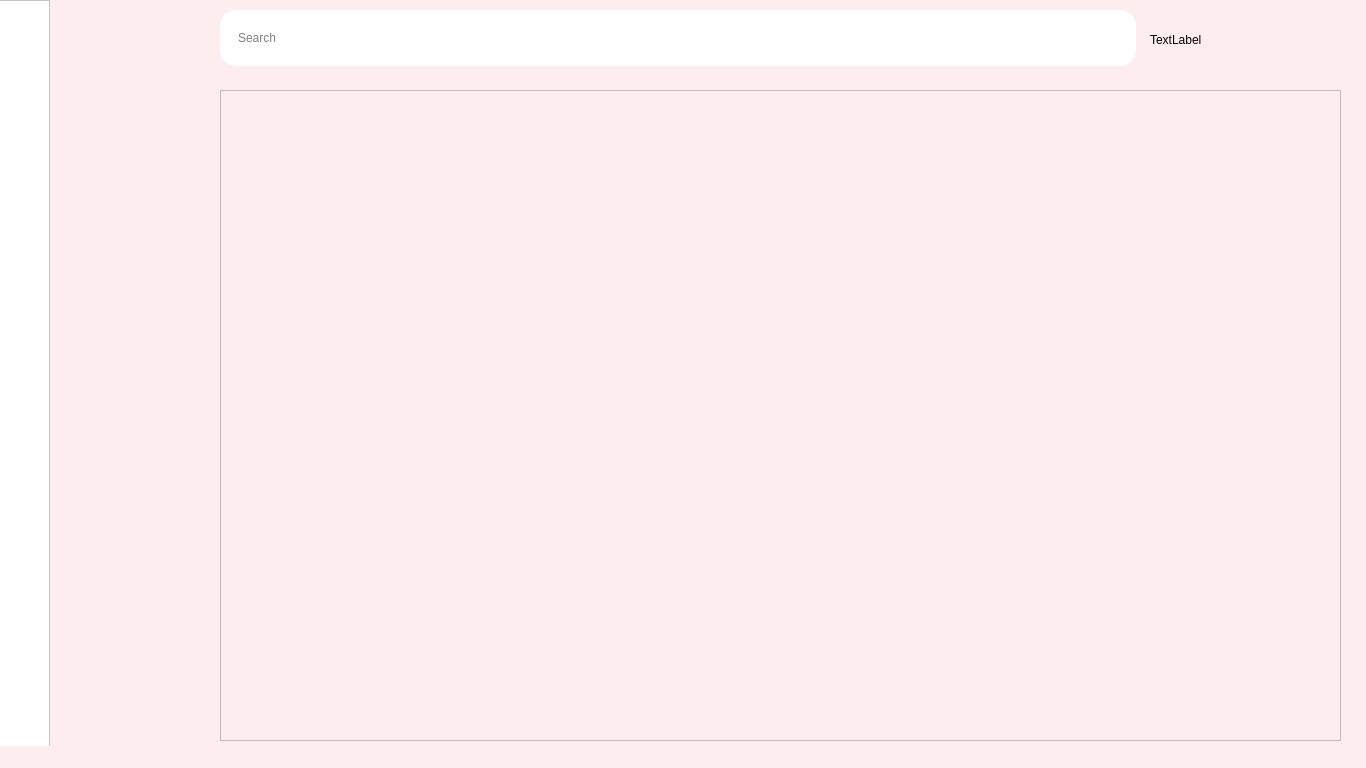
<?xml version="1.0" encoding="UTF-8"?>
<ui version="4.0">
 <class>MainWindow</class>
 <widget class="QMainWindow" name="MainWindow">
  <property name="geometry">
   <rect>
    <x>0</x>
    <y>0</y>
    <width>1366</width>
    <height>768</height>
   </rect>
  </property>
  <property name="maximumSize">
   <size>
    <width>1366</width>
    <height>768</height>
   </size>
  </property>
  <property name="windowTitle">
   <string>Home</string>
  </property>
  <property name="styleSheet">
   <string notr="true">background-color: #FDEDEF </string>
  </property>
  <widget class="QWidget" name="centralwidget">
   <property name="maximumSize">
    <size>
     <width>1366</width>
     <height>768</height>
    </size>
   </property>
   <property name="autoFillBackground">
    <bool>false</bool>
   </property>
   <widget class="QFrame" name="menu_slider">
    <property name="enabled">
     <bool>true</bool>
    </property>
    <property name="geometry">
     <rect>
      <x>-160</x>
      <y>0</y>
      <width>210</width>
      <height>768</height>
     </rect>
    </property>
    <property name="styleSheet">
     <string notr="true">background-color: white</string>
    </property>
    <property name="frameShape">
     <enum>QFrame::StyledPanel</enum>
    </property>
    <property name="frameShadow">
     <enum>QFrame::Raised</enum>
    </property>
    <widget class="QPushButton" name="pushButton_2">
     <property name="geometry">
      <rect>
       <x>0</x>
       <y>70</y>
       <width>210</width>
       <height>40</height>
      </rect>
     </property>
     <property name="layoutDirection">
      <enum>Qt::LeftToRight</enum>
     </property>
     <property name="styleSheet">
      <string notr="true">QPushButton {
    padding-left: 16px;
    text-align: left;
	qproperty-iconSize: 20px 20px;
}

QPushButton:hover {
	background-color: red
}

</string>
     </property>
     <property name="text">
      <string>Trang chủ</string>
     </property>
     <property name="icon">
      <iconset>
       <normaloff>C:/Users/ThaoNguyen1/.designer/resources/icons/home.png</normaloff>C:/Users/ThaoNguyen1/.designer/resources/icons/home.png</iconset>
     </property>
     <property name="default">
      <bool>false</bool>
     </property>
     <property name="flat">
      <bool>true</bool>
     </property>
    </widget>
    <widget class="QPushButton" name="btn_logout">
     <property name="geometry">
      <rect>
       <x>0</x>
       <y>710</y>
       <width>210</width>
       <height>32</height>
      </rect>
     </property>
     <property name="layoutDirection">
      <enum>Qt::LeftToRight</enum>
     </property>
     <property name="styleSheet">
      <string notr="true">QPushButton {
    padding-left: 16px;
    text-align: left;
	qproperty-iconSize: 20px 20px;
}</string>
     </property>
     <property name="text">
      <string>Đăng xuất</string>
     </property>
     <property name="icon">
      <iconset>
       <normaloff>C:/Users/ThaoNguyen1/.designer/resources/icons/logout.png</normaloff>C:/Users/ThaoNguyen1/.designer/resources/icons/logout.png</iconset>
     </property>
     <property name="default">
      <bool>false</bool>
     </property>
     <property name="flat">
      <bool>true</bool>
     </property>
    </widget>
   </widget>
   <widget class="QWidget" name="search" native="true">
    <property name="geometry">
     <rect>
      <x>220</x>
      <y>10</y>
      <width>916</width>
      <height>56</height>
     </rect>
    </property>
    <property name="styleSheet">
     <string notr="true">background-color:white;
padding: 8px;
border-radius: 16px;</string>
    </property>
    <widget class="QLineEdit" name="input_search">
     <property name="geometry">
      <rect>
       <x>8</x>
       <y>8</y>
       <width>900</width>
       <height>40</height>
      </rect>
     </property>
     <property name="styleSheet">
      <string notr="true"/>
     </property>
     <property name="frame">
      <bool>false</bool>
     </property>
     <property name="placeholderText">
      <string>Search</string>
     </property>
    </widget>
    <widget class="QPushButton" name="btn_search">
     <property name="geometry">
      <rect>
       <x>870</x>
       <y>8</y>
       <width>40</width>
       <height>40</height>
      </rect>
     </property>
     <property name="text">
      <string/>
     </property>
     <property name="icon">
      <iconset>
       <normaloff>../resources/icons/search-interface-symbol.png</normaloff>../resources/icons/search-interface-symbol.png</iconset>
     </property>
     <property name="flat">
      <bool>true</bool>
     </property>
    </widget>
   </widget>
   <widget class="QLabel" name="logo">
    <property name="geometry">
     <rect>
      <x>60</x>
      <y>10</y>
      <width>111</width>
      <height>51</height>
     </rect>
    </property>
    <property name="styleSheet">
     <string notr="true">background-color: rgba(0,0,0,0)
</string>
    </property>
    <property name="text">
     <string/>
    </property>
    <property name="pixmap">
     <pixmap>C:/Users/ThaoNguyen1/.designer/resources/icons/colored-logo.png</pixmap>
    </property>
    <property name="scaledContents">
     <bool>true</bool>
    </property>
   </widget>
   <widget class="QPushButton" name="btn_menu">
    <property name="geometry">
     <rect>
      <x>0</x>
      <y>0</y>
      <width>50</width>
      <height>50</height>
     </rect>
    </property>
    <property name="sizePolicy">
     <sizepolicy hsizetype="Minimum" vsizetype="Minimum">
      <horstretch>0</horstretch>
      <verstretch>0</verstretch>
     </sizepolicy>
    </property>
    <property name="mouseTracking">
     <bool>false</bool>
    </property>
    <property name="focusPolicy">
     <enum>Qt::StrongFocus</enum>
    </property>
    <property name="text">
     <string/>
    </property>
    <property name="icon">
     <iconset>
      <normaloff>C:/Users/ThaoNguyen1/.designer/resources/icons/hambuger.png</normaloff>C:/Users/ThaoNguyen1/.designer/resources/icons/hambuger.png</iconset>
    </property>
    <property name="flat">
     <bool>true</bool>
    </property>
   </widget>
   <widget class="QLabel" name="current_user">
    <property name="geometry">
     <rect>
      <x>1150</x>
      <y>30</y>
      <width>201</width>
      <height>20</height>
     </rect>
    </property>
    <property name="styleSheet">
     <string notr="true">text-align: right</string>
    </property>
    <property name="text">
     <string>TextLabel</string>
    </property>
   </widget>
   <widget class="QScrollArea" name="scrollArea">
    <property name="geometry">
     <rect>
      <x>220</x>
      <y>90</y>
      <width>1121</width>
      <height>651</height>
     </rect>
    </property>
    <property name="styleSheet">
     <string notr="true">padding: 0;</string>
    </property>
    <property name="widgetResizable">
     <bool>true</bool>
    </property>
    <property name="alignment">
     <set>Qt::AlignLeading|Qt::AlignLeft|Qt::AlignTop</set>
    </property>
    <widget class="QWidget" name="scroll_area_widget_contents">
     <property name="geometry">
      <rect>
       <x>0</x>
       <y>0</y>
       <width>1119</width>
       <height>649</height>
      </rect>
     </property>
    </widget>
   </widget>
  </widget>
  <widget class="QStatusBar" name="statusbar"/>
 </widget>
 <resources/>
 <connections/>
</ui>
